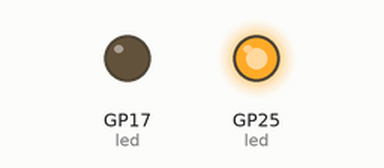
A program run on a simulated Raspberry Pi Pico running MicroPython. Shown: output pins drawn as LEDs (lit = HIGH). At 3.0 s the program stops and its outputs stay as they are.

Above: at 0.1 s.
At 1.1 s:
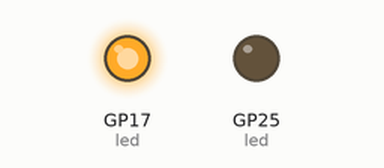
At 3.1 s:
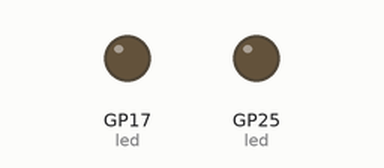
Timing chart, 0 to 4.5 s (numbered marks = the images above):
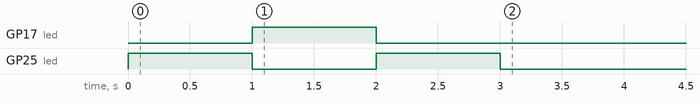

The program:

step-picozero-01.py
```python
# 配線方法
# GPIO 17 --- [抵抗] --- (+)LED1(-) --- GND
#
# 抵抗（330Ω または 1kΩ）

from picozero import pico_led
from picozero import LED
import time

# pico 本体の LED を点灯します
led = pico_led

led.on()
# 1 秒待機します。
time.sleep(1)
# pico 本体の LED を消灯します
led.off()

# pico GPIO 17 の LED を点灯します
led = LED(17)
led.on()
time.sleep(1)
led.off()

led = LED(25)  # GPIO 25 は内蔵 LED
led.on()
time.sleep(1)
led.off()
```

Measured:
- by itself, GP25 (led): HIGH → LOW at 1.0 s, → HIGH 1.0 s later, → LOW 1.0 s later
